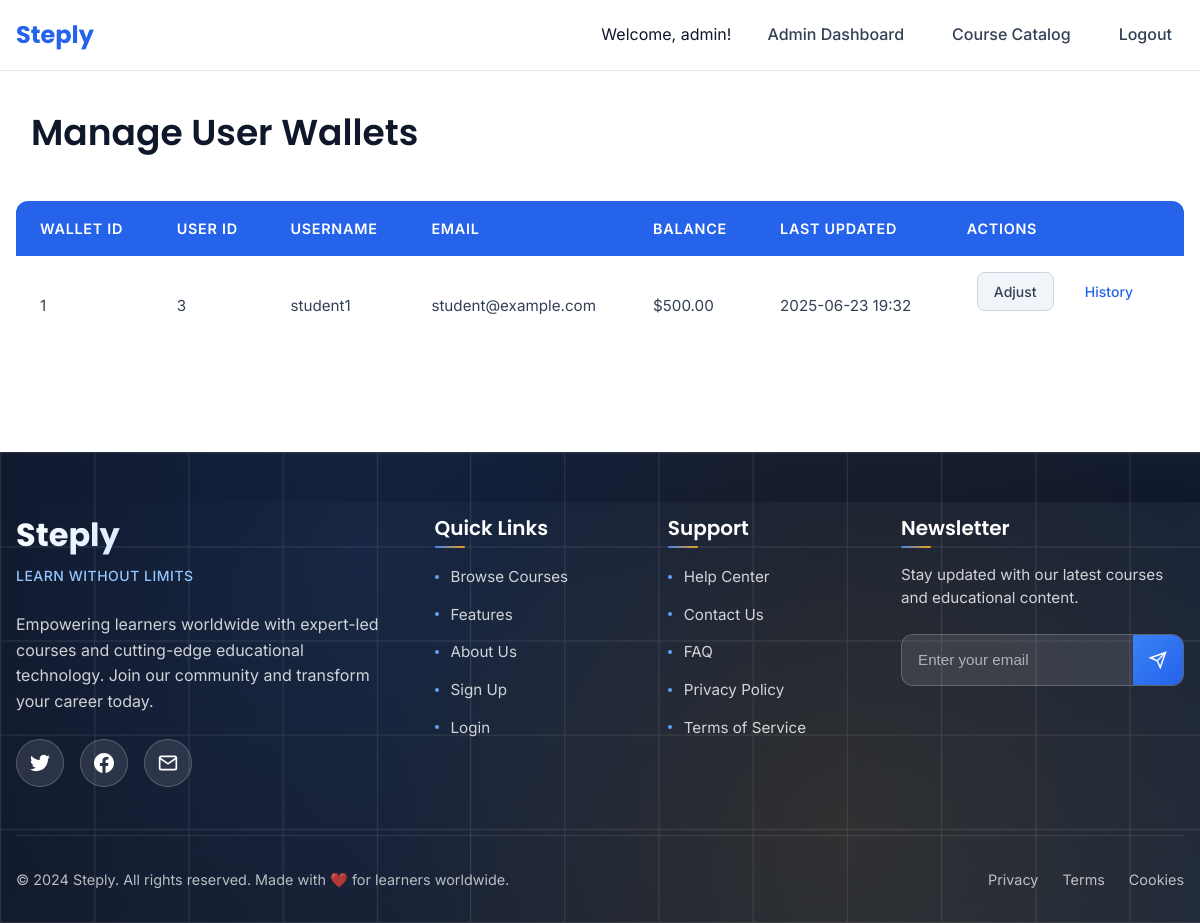
/admin/manage_wallets.php (signed in), run on the app's committed database.
### tables this page shows
CREATE TABLE IF NOT EXISTS wallets (
    wallet_id INT AUTO_INCREMENT PRIMARY KEY,
    user_id INT NOT NULL,
    balance DECIMAL(10,2) DEFAULT 0.00,
    created_at TIMESTAMP DEFAULT CURRENT_TIMESTAMP,
    updated_at TIMESTAMP DEFAULT CURRENT_TIMESTAMP ON UPDATE CURRENT_TIMESTAMP,
    FOREIGN KEY (user_id) REFERENCES users(user_id) ON DELETE CASCADE
);

CREATE TABLE IF NOT EXISTS users (
    user_id INT AUTO_INCREMENT PRIMARY KEY,
    username VARCHAR(50) NOT NULL UNIQUE,
    email VARCHAR(100) NOT NULL UNIQUE,
    password_hash VARCHAR(255) NOT NULL,
    role ENUM('admin', 'instructor', 'student') DEFAULT 'student',
    created_at TIMESTAMP DEFAULT CURRENT_TIMESTAMP,
    updated_at TIMESTAMP DEFAULT CURRENT_TIMESTAMP ON UPDATE CURRENT_TIMESTAMP
);

### admin/manage_wallets.php (the view, shortened to what this page needs)
<?php
require_once __DIR__ .
    '/../config/db.php';
include __DIR__ .
    '/../templates/partials/header.php';
$stmt = $conn->prepare("SELECT w.wallet_id, w.user_id, u.username, u.email, w.balance, w.updated_at
                           FROM wallets w
                           JOIN users u ON w.user_id = u.user_id
                           ORDER BY w.updated_at DESC");
$stmt->execute();
$wallets = $stmt->fetchAll(PDO::FETCH_ASSOC);
?>
<div class="container mt-4">
<div class="d-flex justify-content-between align-items-center mb-4">
    <h2>Manage User Wallets</h2>
</div>
<div class="table-responsive">
    <table class="table table-striped table-hover">
        <thead class="thead-light">
            <tr>
                <th>Wallet ID</th>
                <th>User ID</th>
                <th>Username</th>
                <th>Email</th>
                <th>Balance</th>
                <th>Last Updated</th>
                <th>Actions</th>
            </tr>
        </thead>
        <tbody>
            <?php if (empty($wallets)): ?>
                <tr>
                    <td colspan="7" class="text-center text-muted">No wallets found. Wallets are created automatically upon user registration.</td>
                </tr>
            <?php else: ?>
                <?php foreach ($wallets as $wallet): ?>
                    <tr>
                        <td><?php echo htmlspecialchars($wallet['wallet_id']); ?></td>
                        <td><?php echo htmlspecialchars($wallet['user_id']); ?></td>
                        <td><?php echo htmlspecialchars($wallet['username']); ?></td>
                        <td><?php echo htmlspecialchars($wallet['email']); ?></td>
                        <td>$<?php echo htmlspecialchars(number_format($wallet['balance'], 2)); ?></td>
                        <td><?php echo htmlspecialchars(date("Y-m-d H:i", strtotime($wallet["updated_at"]))); ?></td>
                        <td class="actions">
                            <a href="edit_wallet.php?id=<?php echo $wallet['wallet_id']; ?>" class="btn btn-sm btn-secondary">Adjust</a>
                            <a href="manage_transactions.php?user_id=<?php echo $wallet['user_id']; ?>" class="btn btn-sm btn-info">History</a>
                        </td>
                    </tr>
                <?php endforeach; ?>
            <?php endif; ?>
        </tbody>
    </table>
</div>
</div>
<?php
include __DIR__ .
    '/../templates/partials/footer.php';
?>

### templates/partials/header.php (style rules this page uses)
.page-wrapper { min-height: 100vh; display: flex; flex-direction: column; }

### data on the page
wallets: wallet_id "1", user "3", user.username "student1", user.email "student@example.com", balance "500.00", updated_at "2025-06-23 19:32"

### other printed values
$site_name "Steply"
$username "admin"
